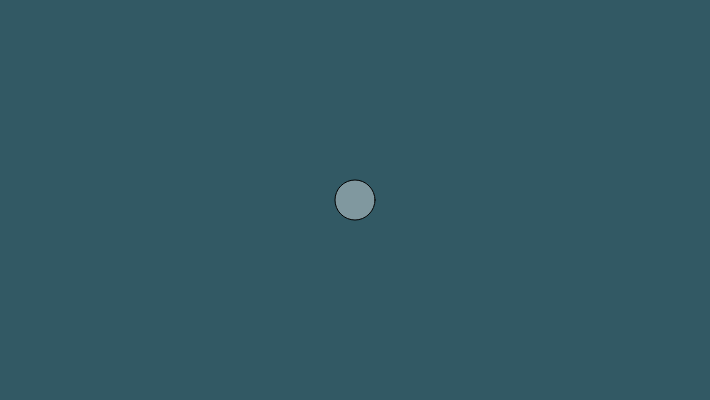
Frame 1 (no input)
Frame 60 (no input): identical to frame 1, image omitted
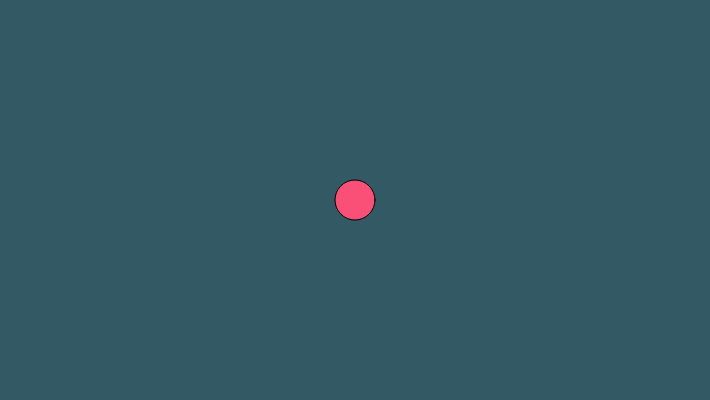
Frame 120 (the mouse pressed at the canvas centre since frame 60)

The p5.js sketch that drew these frames (run headless with seeded random() and noise() and a simulated clock; from frame 60 on, the mouse is pressed at the canvas centre):

// p5.js sketch
// ── sketch.js

var widget;

function setup() {
    createCanvas(710, 400);
    // Create object
    widget = new pickUp;
}

function mousePressed() {
    widget.myMousePressed();
}

function mouseReleased() {
    widget.myMouseReleased();
}

function draw() {
    background(50, 89, 100);
    widget.display();
}


// ── pickUp.js
// pickUp class
function pickUp() {
    this.x = 355;
    this.y = 200;
    this.r = 20;
    this.col = color(255, 100);
    this.grabbed = false;

    this.myMousePressed = function() {
        if(dist(this.x, this.y, mouseX, mouseY) < this.r) {
            this.grabbed = true;
        }
    }

    this.myMouseReleased = function() {
        if(dist(this.x, this.y, mouseX, mouseY) < this.r) {
            this.grabbed = false;
        }
    }

    this.display = function() {
        if(this.grabbed) {
            this.col = color(250, 80, 120);
            this.x = mouseX;
            this.y = mouseY;           
        } else {
            this.col = color(250, 100);
        }
        fill(this.col);
        // noStroke();
        ellipse(this.x, this.y, 2*this.r, 2*this.r);
    }
};
